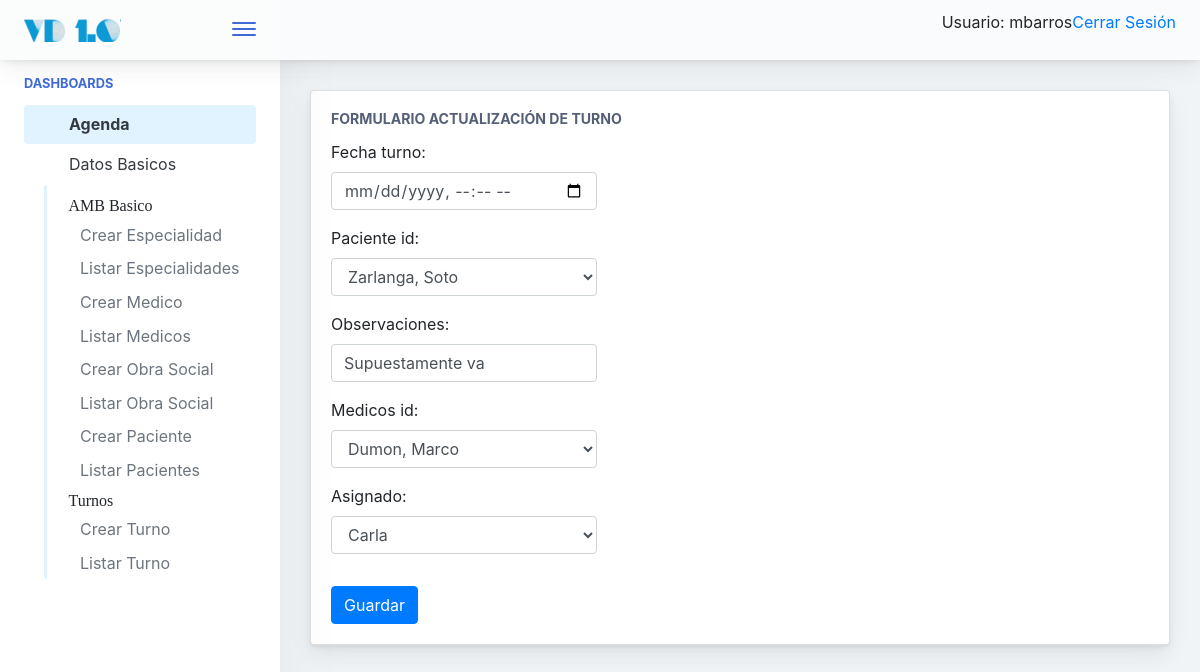
The app's page /agenda/turno/update/1 (signed in) with its own data.
### agenda/models.py (models this page shows)
class turno(models.Model):
    fecha_creacion = models.DateTimeField(auto_now_add=True)
    fecha_turno = models.DateTimeField(null=True, blank=True)
    paciente_id = models.ForeignKey(paciente, blank=True, on_delete=models.CASCADE)
    asistio = models.CharField(max_length=10, choices=SI_NO, default='No')
    observaciones = models.CharField(max_length=250)
    medicos_id = models.ForeignKey(medicos, on_delete=models.CASCADE)
    asignado = models.ForeignKey(usuario, on_delete=models.CASCADE, blank=True)
    objects = turno_manager()

### agenda/views.py (the view)
# urls.py: path('turno/update/<int:pk>', turno_update.as_view(), name='turno_update'),
class turno_update(LoginRequiredMixin, UpdateView):
	model = turno
	template_name = 'agenda/turno_update.html'
	form_class = turno_form
	success_url = reverse_lazy('agenda:turno_list')

### agenda/forms.py
class turno_form(forms.ModelForm):
    class Meta:
        model = turno
        fields = ('fecha_turno', 'paciente_id',  'observaciones',
                  'medicos_id', 'asignado')
        widgets = {
                    'fecha_turno' : forms.DateInput(attrs={'class' : 'form-control', 'type' : 'datetime-local' }),
                    'paciente_id' : forms.Select(attrs=class_control),
                    'observaciones' : forms.TextInput(attrs=class_control),
                    'medicos_id' : forms.Select(attrs=class_control),
                    'asignado' : forms.Select(attrs=class_control),
                    }

### agenda/models.py (called while the page is built)
    def __str__(self):
        return self.nombre

    def __str__(self):
        return self.apellido + ', ' + self.nombre

    def __str__(self):
        return self.apellido + ', ' + self.nombre

### templates/agenda/turno_update.html
{% extends '../base.html' %}
{% block cuerpo %}
	<div class="main-card mb-3 card">
		<div class="card-body">
			<h5 class="card-title">Formulario Actualización de Turno</h5>
				<form action="" method="post" role="form">{% csrf_token %}
					<div class="form-row">
						<div class="col-md-4 mb-3">
							{{ form.as_p }}
						</div>
					</div>
				<button type="submit" class="btn btn-primary">Guardar</button>
				</form>
		</div>
	</div>
{% endblock %}

### templates/base.html (shortened to what this page needs)
{% load static %}
<!doctype html>
<html lang="es">
	<head>
			{% include "./utils/base_cabecera.html" %}
	</head>
<body>
    {% if user.is_authenticated %}
            <div class="app-container app-theme-white body-tabs-shadow fixed-sidebar fixed-header overflow-auto">
    {% else %}
        <div class="app-container app-theme-white body-tabs-shadow fixed-sidebar fixed-header closed-sidebar overflow-auto">
    {% endif %}
        <div class="app-header header-shadow">
            <div class="app-header__logo">
                <div class="logo-src"></div>
                <div class="header__pane ml-auto">
                    <div>
                        <button type="button" class="hamburger close-sidebar-btn hamburger--elastic" data-class="closed-sidebar">
                            <span class="hamburger-box">
                                <span class="hamburger-inner"></span>
                            </span>
                        </button>
                    </div>
                </div>
            </div>
                <div class="app-header__content">
                <div class="app-header-right">
                    <div class="header-btn-lg pr-0">
                        <div class="widget-content p-0">
                            <div class="widget-content-wrapper">
                                <div class="widget-content-left">
                                    <div class="btn-group">
    {% if user.is_authenticated %}
     <p>Usuario:  {{ user.get_username }}</p>
     <p><a href="{% url 'users:logout' %}">Cerrar Sesión</a></p>
   {% else %}
     <p><a href="{% url 'users:login' %}">Ingresar</a></p>
   {% endif %}
                                    </div>
                                </div>
                            </div>
                        </div>
                    </div>        </div>
            </div>
        </div>
               <div class="app-main">
                <div class="app-sidebar sidebar-shadow">
                        <div class="scrollbar-sidebar">
                        <div class="app-sidebar__inner">
                            {% if user.is_authenticated %}
                            <ul class="vertical-nav-menu">
                                <li class="app-sidebar__heading">Dashboards</li>
                                  <li>
					  <a href="{% url 'index'%}" class="mm-active">
                                        <i class="metismenu-icon pe-7s-rocket"></i>
                                        Agenda
                                    </a>
                                </li>
                                <li>
                                    <a href="#">
                                        <i class="metismenu-icon pe-7s-monitor"></i>
                                        Datos Basicos
                                        <i class="metismenu-state-icon pe-7s-angle-down caret-left"></i>
                                    </a>
                                    <ul>
                                    	<li><i class="pe-7s-settings">AMB Basico</i></li>
                                        <li>
                                            <a href="{% url 'agenda:especialidad_create'%}">
                                                Crear Especialidad
                                            </a>
                                        </li>
                                         <li>
                                            <a href="{% url 'agenda:especialidad_list' %}">
                                                Listar Especialidades
                                            </a>
                                        </li>
                                         <li>
                                            <a href="{% url 'agenda:medicos_create'%}">
                                                Crear Medico
                                            </a>
                                        </li>
                                        <li>
                                            <a href="{% url 'agenda:medicos_list' %}">
                                                Listar Medicos
                                            </a>
                                        </li>
                                          <li>
                                            <a href="{% url 'agenda:obra_social_create' %}">
                                                Crear Obra Social
                                            </a>
                                        </li>
                                        <li>
                                            <a href="{% url 'agenda:obra_social_list' %}">
                                                Listar Obra Social
                                            </a>
                                        </li>
                                                                           <li>
                                            <a href="{% url 'agenda:paciente_create'%}">
                                                Crear Paciente
                                            </a>
                                        </li>
                                        <li>
                                            <a href="{% url 'agenda:paciente_list'%}">
                                                Listar Pacientes
                                            </a>
                                        </li>
                                        <li><i class="pe-7s-settings">Turnos</i></li>
                                                                           <li>
                                            <a href="{% url 'agenda:turno_create'%}">
                                                Crear Turno
                                            </a>
                                        </li>
										<li>
                                            <a href="{% url 'agenda:turno_list'%}">
                                                Listar Turno
                                            </a>
                                        </li>
                                    </ul>
                            </ul>
                            {% endif %}
                        </div>
                    </div>
                </div>    <div class="app-main__outer">
                <div class="app-main__inner">
			{% block cuerpo %}
			{% endblock %}
			</div>
    </div>
        </div>
    </div>
</body>
</html>

### records on screen
turno: paciente_id "Zarlanga, Soto", observaciones "Supuestamente va", medicos_id "Dumon, Marco", asignado "Carla"

### other values on screen
{{ user.get_username }} "mbarros"
